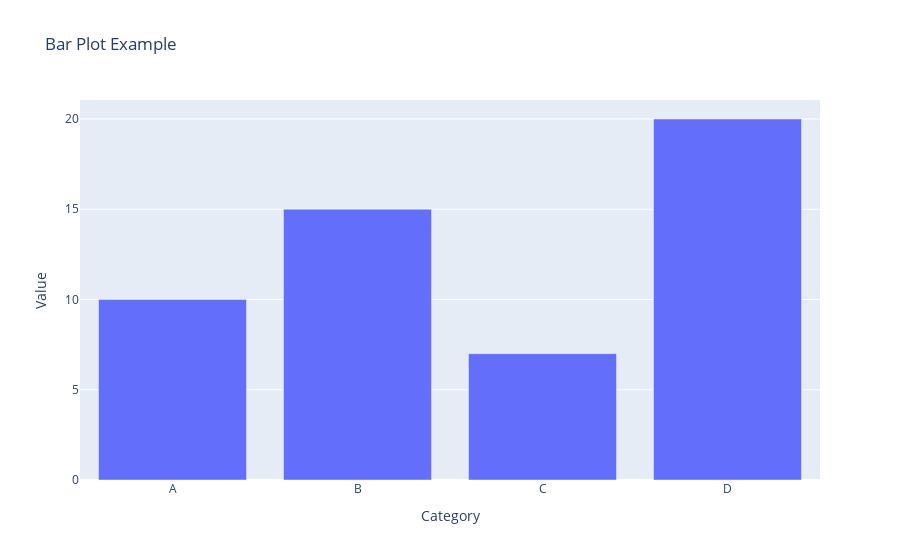

The notebook cell this image was saved under:
### Markdown cell above
### 5. Generate a bar plot using Plotly.

### Code cell
import plotly.express as px

# Sample data
data = {'Category': ['A', 'B', 'C', 'D'], 'Value': [10, 15, 7, 20]}

# Create a DataFrame
df = pd.DataFrame(data)

# Generate a bar plot
fig = px.bar(df, x='Category', y='Value', title='Bar Plot Example')

# Display the plot
fig.show()

### Figure 1 — Plotly figure (JSON) as saved in the notebook; plotly's stock layout.template omitted (floating-point values rounded to 4 significant figures)
{"data": [{"alignmentgroup": "True", "hovertemplate": "Category=%{x}<br>Value=%{y}<extra></extra>", "legendgroup": "", "marker": {"color": "#636efa", "pattern": {"shape": ""}}, "name": "", "offsetgroup": "", "orientation": "v", "showlegend": false, "textposition": "auto", "type": "bar", "x": ["A", "B", "C", "D"], "xaxis": "x", "y": [10, 15, 7, 20], "yaxis": "y"}], "layout": {"autosize": true, "barmode": "relative", "legend": {"tracegroupgap": 0}, "title": {"text": "Bar Plot Example"}, "xaxis": {"anchor": "y", "autorange": true, "domain": [0, 1], "range": [-0.5, 3.5], "title": {"text": "Category"}, "type": "category"}, "yaxis": {"anchor": "x", "autorange": true, "domain": [0, 1], "range": [0, 21.05], "title": {"text": "Value"}, "type": "linear"}}}
